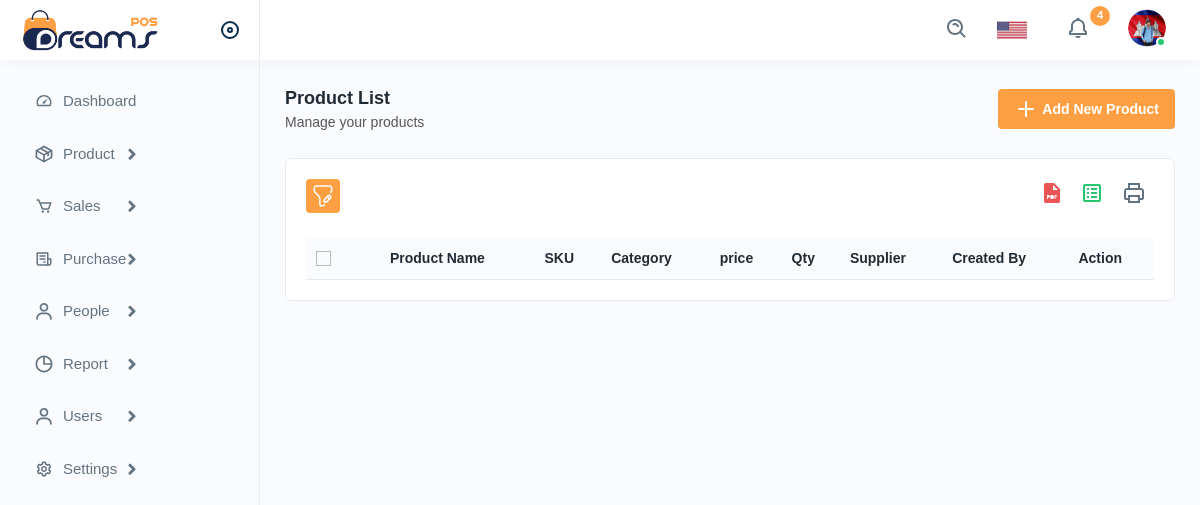
Page /product/productlist.php on the earlier database version.
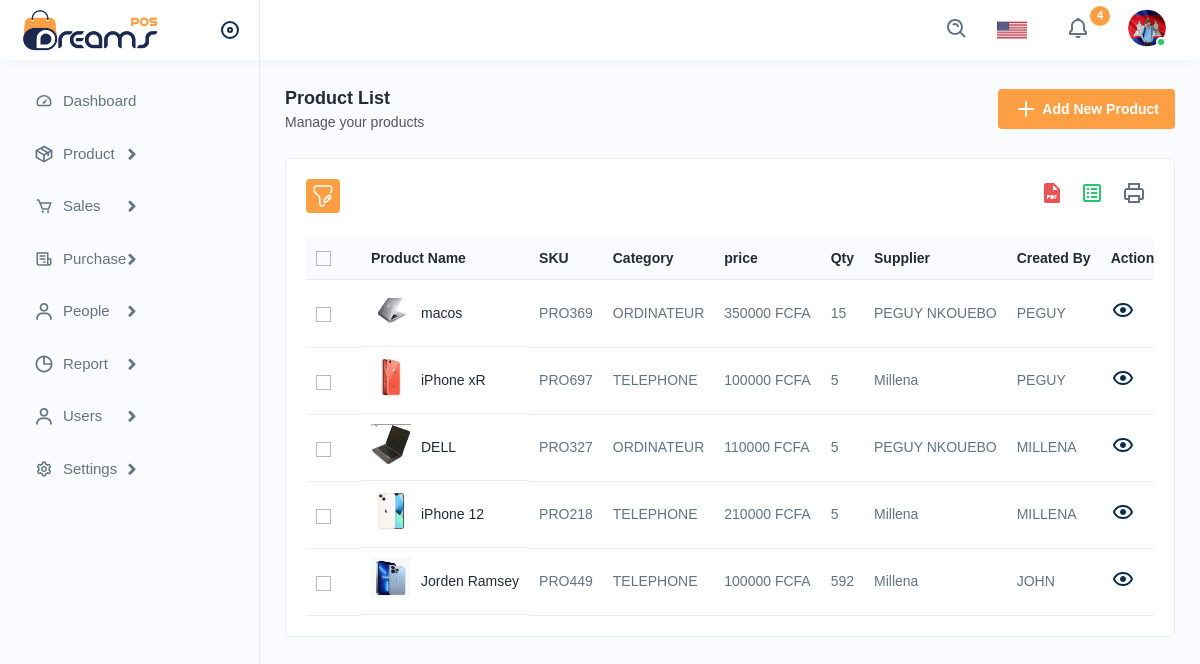
Same page on the later database version.
### tables this page shows
CREATE TABLE `product_list` (
  `id` int(11) NOT NULL,
  `product_name` varchar(100) NOT NULL,
  `sku` varchar(10) NOT NULL,
  `id_categorie` int(100) NOT NULL,
  `price` double NOT NULL,
  `quantity` int(100) NOT NULL,
  `id_user` int(100) NOT NULL,
  `product_image` varchar(255) NOT NULL,
  `tax` int(11) NOT NULL,
  `status` varchar(100) NOT NULL,
  `descriptions` varchar(100) NOT NULL,
  `id_fournisseur` int(11) NOT NULL,
  `date_entree` date NOT NULL
);

CREATE TABLE `categories` (
  `id_cat` int(11) NOT NULL,
  `name_category` varchar(50) NOT NULL,
  `code_category` varchar(100) NOT NULL,
  `description_category` text NOT NULL,
  `image_category` varchar(255) NOT NULL,
  `created_by` varchar(50) NOT NULL
);

CREATE TABLE `supplier` (
  `id_f` int(30) NOT NULL,
  `name_supplier` varchar(30) NOT NULL,
  `email_supplier` varchar(30) NOT NULL,
  `phone_supplier` int(30) NOT NULL,
  `country_supplier` varchar(30) NOT NULL,
  `city_supplier` varchar(30) NOT NULL,
  `description_supplier` varchar(30) NOT NULL,
  `avatar_supplier` varchar(255) NOT NULL
);

CREATE TABLE `users` (
  `id` int(11) NOT NULL,
  `nom` varchar(50) NOT NULL,
  `email` varchar(100) NOT NULL,
  `mot_de_passe` varchar(255) NOT NULL
);

### product/productlist.php (the view, shortened to what this page needs)
<?php
include('../inc/connect.php');
class Product
{
    private $pdo;
    public function __construct(PDO $pdo)
    {
        $this->pdo = $pdo;
    }
    public function getAll()
    {
        $stmt = $this->pdo->query('SELECT * FROM product_list,categories,supplier,users
                                   WHERE product_list.id_fournisseur=supplier.id_f
                                   AND product_list.id_categorie=categories.id_cat
                                   AND product_list.id_user=users.id');
        return $stmt->fetchAll(PDO::FETCH_ASSOC);
    }
}
$product = new Product($pdo);
$products = $product->getAll();
?>
<!DOCTYPE html>
<html lang="en">
<head>
    <link rel="stylesheet" href="../assets/css/bootstrap.min.css">
    <link rel="stylesheet" href="../assets/css/animate.css">
    <link rel="stylesheet" href="../assets/plugins/select2/css/select2.min.css">
    <link rel="stylesheet" href="../assets/css/dataTables.bootstrap4.min.css">
    <link rel="stylesheet" href="../assets/plugins/fontawesome/css/fontawesome.min.css">
    <link rel="stylesheet" href="../assets/plugins/fontawesome/css/all.min.css">
    <link rel="stylesheet" href="../assets/css/style.css">
</head>
<body>
    <div class="main-wrapper">
        <?php include('../components/header2.php') ?>
        <?php include('../components/sidebar2.php') ?>
        <div class="page-wrapper">
            <div class="content">
                <div class="page-header">
                    <div class="page-title">
                        <h4>Product List</h4>
                        <h6>Manage your products</h6>
                    </div>
                    <div class="page-btn">
                        <a href="addproduct.php" class="btn btn-added"><img src="../assets/img/icons/plus.svg" alt="img" class="me-1">Add New Product</a>
                    </div>
                </div>
                <div class="card">
                    <div class="card-body">
                        <div class="table-top">
                            <div class="search-set">
                                <div class="search-path">
                                    <a class="btn btn-filter" id="filter_search">
                                        <img src="../assets/img/icons/filter.svg" alt="img">
                                    </a>
                                </div>
                                <div class="search-input">
                                    <a class="btn btn-searchset"><img src="../assets/img/icons/search-white.svg" alt="img"></a>
                                </div>
                            </div>
                            <div class="wordset">
                                <ul>
                                    <li>
                                        <a data-bs-toggle="tooltip" data-bs-placement="top" title="pdf" href="#" onclick="convertDivToPdf()">
                                            <img src="../assets/img/icons/pdf.svg" alt="img"></a>
                                    </li>
                                    <li>
                                        <a data-bs-toggle="tooltip" data-bs-placement="top" title="excel"><img src="../assets/img/icons/excel.svg" alt="img"></a>
                                    </li>
                                    <li>
                                        <a data-bs-toggle="tooltip" data-bs-placement="top" title="print"><img src="../assets/img/icons/printer.svg" alt="img"></a>
                                    </li>
                                </ul>
                            </div>
                        </div>
                        <div class="table-responsive">
                            <table class="table  datanew">
                                <thead>
                                    <tr>
                                        <th>
                                            <label class="checkboxs">
                                                <span class="checkmarks"></span>
                                            </label>
                                        </th>
                                        <th>Product Name</th>
                                        <th>SKU</th>
                                        <th>Category </th>
                                        <th>price</th>
                                        <th>Qty</th>
                                        <th>Supplier</th>
                                        <th>Created By</th>
                                        <th>Action</th>
                                    </tr>
                                </thead>
                                <tbody>
                                    <?php foreach ($products as $product) : ?>
                                        <tr>
                                            <td>
                                                <label class="checkboxs">
                                                    <span class="checkmarks"></span>
                                                </label>
                                            </td>
                                            <td class="productimgname">
                                                <a href="javascript:void(0);" class="product-img">
                                                    <img src="<?php echo $product['product_image']; ?>" alt="product">
                                                </a>
                                                <a href="javascript:void(0);"><?php echo $product['product_name']; ?></a>
                                            </td>
                                            <td><?php echo $product['sku']; ?></td>
                                            <td><?php echo $product['name_category']; ?></td>
                                            <td><?php echo $product['price']; ?> FCFA</td>
                                            <td><?php echo $product['quantity']; ?></td>
                                            <td><?php echo $product['name_supplier']; ?></td>
                                            <td><?php echo $product['nom']; ?></td>
                                            <td>
                                                <a class="me-3" href="product-details.php?sku=<?php echo $product['sku']; ?>">
                                                    <img src="../assets/img/icons/eye.svg" alt="img">
                                                </a>
                                            </td>
                                        </tr>
                                    <?php endforeach; ?>
                                </tbody>
                            </table>
                        </div>
                    </div>
                </div>
            </div>
        </div>
    </div>
</body>
</html>

### components/header2.php (shortened to what this page needs)
<div class="header">
    <div class="header-left active">
        <a href="index.html" class="logo">
            <img src="../assets/img/logo.png" alt="">
        </a>
        <a id="toggle_btn" href="javascript:void(0);">
        </a>
    </div>
    <ul class="nav user-menu">
        <li class="nav-item">
            <div class="top-nav-search">
                <form action="#">
                    <a class="btn" id="searchdiv"><img src="../assets/img/icons/search.svg" alt="img"></a>
                </form>
            </div>
        </li>
        <li class="nav-item dropdown has-arrow flag-nav">
            <a class="nav-link dropdown-toggle" data-bs-toggle="dropdown" href="javascript:void(0);" role="button">
                <img src="../assets/img/flags/us1.png" alt="" height="20">
            </a>
        </li>
        <li class="nav-item dropdown">
            <a href="javascript:void(0);" class="dropdown-toggle nav-link" data-bs-toggle="dropdown">
                <img src="../assets/img/icons/notification-bing.svg" alt="img"> <span class="badge rounded-pill">4</span>
            </a>
        </li>
        <li class="nav-item dropdown has-arrow main-drop">
            <a href="javascript:void(0);" class="dropdown-toggle nav-link userset" data-bs-toggle="dropdown">
                <span class="user-img"><img src="../assets/img/profiles/avator1.jpg" alt="">
                    <span class="status online"></span></span>
            </a>
        </li>
    </ul>
</div>

### components/sidebar2.php (shortened to what this page needs)
<div class="sidebar" id="sidebar">
    <div class="sidebar-inner slimscroll">
        <div id="sidebar-menu" class="sidebar-menu">
            <ul>
                <li>
                    <a href="../"><img src="../assets/img/icons/dashboard.svg" alt="img"><span>
                            Dashboard</span> </a>
                </li>
                <li class="submenu">
                    <a href="javascript:void(0);"><img src="../assets/img/icons/product.svg" alt="img"><span>
                            Product</span> <span class="menu-arrow"></span></a>
                </li>
                <li class="submenu">
                    <a href="javascript:void(0);"><img src="../assets/img/icons/sales1.svg" alt="img"><span>
                            Sales</span> <span class="menu-arrow"></span></a>
                </li>
                <li class="submenu">
                    <a href="javascript:void(0);"><img src="../assets/img/icons/purchase1.svg" alt="img"><span>
                            Purchase</span> <span class="menu-arrow"></span></a>
                </li>
                <li class="submenu">
                    <a href="javascript:void(0);"><img src="../assets/img/icons/users1.svg" alt="img"><span>
                            People</span> <span class="menu-arrow"></span></a>
                </li>
                <li class="submenu">
                    <a href="javascript:void(0);"><img src="../assets/img/icons/time.svg" alt="img"><span>
                            Report</span> <span class="menu-arrow"></span></a>
                </li>
                <li class="submenu">
                    <a href="javascript:void(0);"><img src="../assets/img/icons/users1.svg" alt="img"><span>
                            Users</span> <span class="menu-arrow"></span></a>
                </li>
                <li class="submenu">
                    <a href="javascript:void(0);"><img src="../assets/img/icons/settings.svg" alt="img"><span>
                            Settings</span> <span class="menu-arrow"></span></a>
                </li>
            </ul>
        </div>
    </div>
</div>

Differences in the rows shown:
added product_list: product_image (picture), product_name "macos", sku "PRO369", id_categorie.name_category "ORDINATEUR", price "350000", quantity "15", id_fournisseur.name_supplier "PEGUY NKOUEBO", id_user.nom "PEGUY"
added product_list: product_image (picture), product_name "iPhone xR", sku "PRO697", id_categorie.name_category "TELEPHONE", price "100000", quantity "5", id_fournisseur.name_supplier "Millena", id_user.nom "PEGUY"
added product_list: product_image (picture), product_name "DELL", sku "PRO327", id_categorie.name_category "ORDINATEUR", price "110000", quantity "5", id_fournisseur.name_supplier "PEGUY NKOUEBO", id_user.nom "MILLENA"
added product_list: product_image (picture), product_name "iPhone 12", sku "PRO218", id_categorie.name_category "TELEPHONE", price "210000", quantity "5", id_fournisseur.name_supplier "Millena", id_user.nom "MILLENA"
added product_list: product_image (picture), product_name "Jorden Ramsey", sku "PRO449", id_categorie.name_category "TELEPHONE", price "100000", quantity "592", id_fournisseur.name_supplier "Millena", id_user.nom "JOHN"
